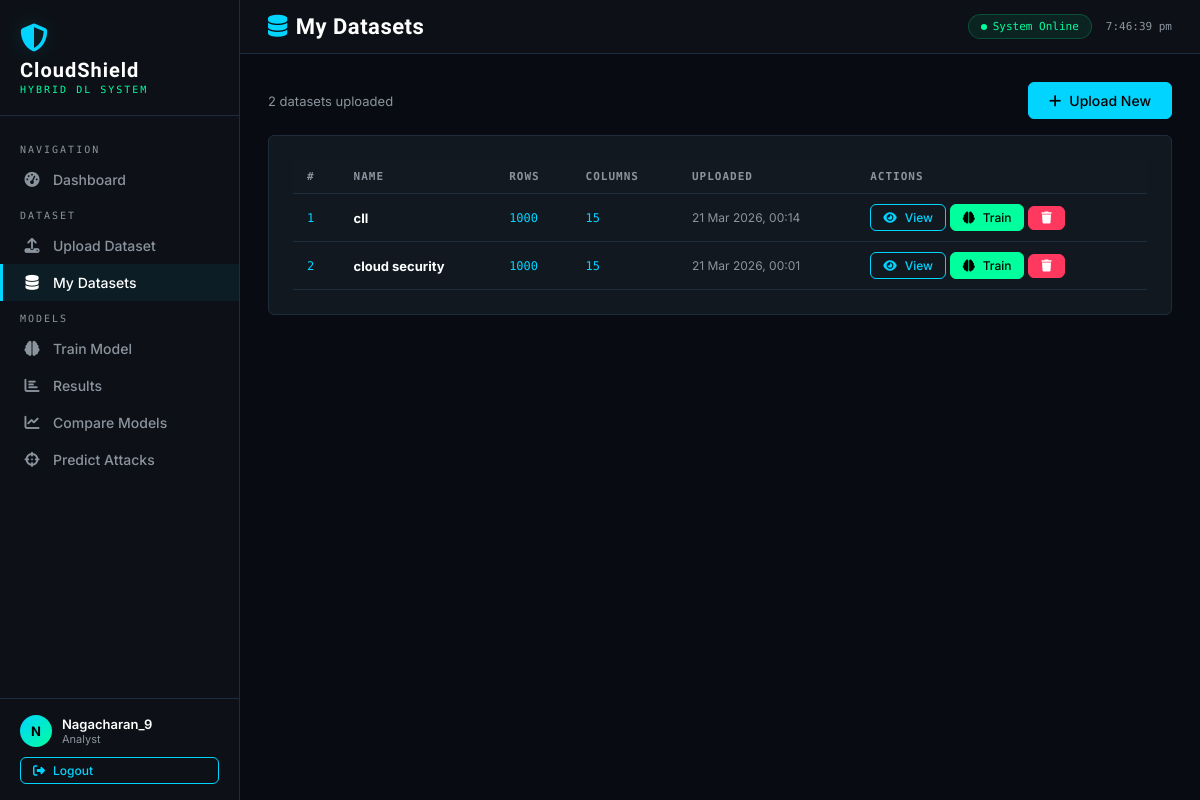
Screenshot of /dataset/list/ (signed in) with the database file from the repository.
### dataset/models.py (models this page shows, shortened)
class Dataset(models.Model):
    name = models.CharField(max_length=200)
    file = models.FileField(upload_to='datasets/')
    uploaded_by = models.ForeignKey(User, on_delete=models.CASCADE)
    uploaded_at = models.DateTimeField(auto_now_add=True)
    rows = models.IntegerField(default=0)
    columns = models.IntegerField(default=0)
    description = models.TextField(blank=True)
    class Meta:
        ordering = ['-uploaded_at']

### dataset/views.py (the view)
# urls.py: path('list/', views.list_datasets, name='list_datasets'),
@login_required
def list_datasets(request):
    datasets = Dataset.objects.filter(uploaded_by=request.user)
    return render(request, 'dataset/list.html', {'datasets': datasets})

### templates/dataset/list.html (shortened to what this page needs)
{% extends 'base.html' %}
{% block page_title %}<i class="fas fa-database" style="color:var(--accent);margin-right:8px"></i>My Datasets{% endblock %}
{% block content %}
<div class="flex-between mb-4">
  <p class="text-muted">{{ datasets.count }} dataset{{ datasets.count|pluralize }} uploaded</p>
  <a href="{% url 'upload_dataset' %}" class="btn btn-primary"><i class="fas fa-plus"></i> Upload New</a>
</div>
{% if datasets %}
<div class="card">
  <div class="table-wrap">
    <table>
      <thead>
        <tr><th>#</th><th>Name</th><th>Rows</th><th>Columns</th><th>Uploaded</th><th>Actions</th></tr>
      </thead>
      <tbody>
        {% for ds in datasets %}
        <tr>
          <td class="mono">{{ forloop.counter }}</td>
          <td><strong style="color:#fff">{{ ds.name }}</strong>{% if ds.description %}<br><small class="text-muted">{{ ds.description|truncatechars:60 }}</small>{% endif %}</td>
          <td class="mono">{{ ds.rows }}</td>
          <td class="mono">{{ ds.columns }}</td>
          <td class="text-muted" style="font-size:12px">{{ ds.uploaded_at|date:"d M Y, H:i" }}</td>
          <td>
            <a href="{% url 'view_dataset' ds.pk %}" class="btn btn-outline btn-sm"><i class="fas fa-eye"></i> View</a>
            <a href="{% url 'train_model' %}?dataset={{ ds.pk }}" class="btn btn-success btn-sm"><i class="fas fa-brain"></i> Train</a>
            <a href="{% url 'delete_dataset' ds.pk %}" class="btn btn-danger btn-sm"><i class="fas fa-trash"></i></a>
          </td>
        </tr>
        {% endfor %}
      </tbody>
    </table>
  </div>
</div>
{% endif %}
{% endblock %}

### templates/base.html (shortened to what this page needs)
<!DOCTYPE html>
<html lang="en">
<head>
<link href="https://cdnjs.cloudflare.com/ajax/libs/font-awesome/6.5.0/css/all.min.css" rel="stylesheet">
</head>
<body>
{% if user.is_authenticated %}
<aside class="sidebar">
  <div class="sidebar-logo">
    <i class="fas fa-shield-halved logo-icon"></i>
    <div class="logo-text">CloudShield</div>
    <div class="logo-sub">HYBRID DL SYSTEM</div>
  </div>
  <nav class="sidebar-nav">
    <div class="nav-section-label">Navigation</div>
    <a href="{% url 'dashboard' %}" class="nav-link {% if request.resolver_match.url_name == 'dashboard' %}active{% endif %}">
      <i class="fas fa-tachometer-alt"></i> Dashboard
    </a>
    <div class="nav-section-label">Dataset</div>
    <a href="{% url 'upload_dataset' %}" class="nav-link {% if request.resolver_match.url_name == 'upload_dataset' %}active{% endif %}">
      <i class="fas fa-upload"></i> Upload Dataset
    </a>
    <a href="{% url 'list_datasets' %}" class="nav-link {% if request.resolver_match.url_name == 'list_datasets' %}active{% endif %}">
      <i class="fas fa-database"></i> My Datasets
    </a>
    <div class="nav-section-label">Models</div>
    <a href="{% url 'train_model' %}" class="nav-link {% if request.resolver_match.url_name == 'train_model' %}active{% endif %}">
      <i class="fas fa-brain"></i> Train Model
    </a>
    <a href="{% url 'all_results' %}" class="nav-link {% if request.resolver_match.url_name == 'all_results' %}active{% endif %}">
      <i class="fas fa-chart-bar"></i> Results
    </a>
    <a href="{% url 'compare_models' %}" class="nav-link {% if request.resolver_match.url_name == 'compare_models' %}active{% endif %}">
      <i class="fas fa-chart-line"></i> Compare Models
    </a>
    <a href="{% url 'predict' %}" class="nav-link {% if request.resolver_match.url_name == 'predict' %}active{% endif %}">
      <i class="fas fa-crosshairs"></i> Predict Attacks
    </a>
  </nav>
  <div class="sidebar-footer">
    <div class="user-info">
      <div class="avatar">{{ user.username.0|upper }}</div>
      <div>
        <div style="font-weight:600;color:#fff;font-size:13px;">{{ user.username }}</div>
        <div style="font-size:11px;color:var(--text2);">Analyst</div>
      </div>
    </div>
    <a href="{% url 'logout' %}" class="btn btn-outline btn-sm w-100">
      <i class="fas fa-sign-out-alt"></i> Logout
    </a>
  </div>
</aside>
{% endif %}
<div class="main-content" {% if not user.is_authenticated %}style="margin-left:0"{% endif %}>
  {% if user.is_authenticated %}
  <div class="topbar">
    <div class="topbar-title">{% block page_title %}Overview{% endblock %}</div>
    <div class="topbar-right">
      <div class="status-badge">
        <span class="status-dot"></span> System Online
      </div>
      <span style="font-family:var(--font-mono);font-size:11px;color:var(--text2);" id="clock"></span>
    </div>
  </div>
  {% endif %}
  <div class="page-body">
    {% block content %}{% endblock %}
  </div>
</div>
</body>
</html>

### rows the page displays
Dataset: name "cll", rows "1000", columns "15", uploaded_at "21 Mar 2026, 00:14"
Dataset: name "cloud security", rows "1000", columns "15", uploaded_at "21 Mar 2026, 00:01"

### other values shown
{{ user.username.0|upper }} "N"
{{ user.username }} "Nagacharan_9"
{{ datasets.count }} "2"
